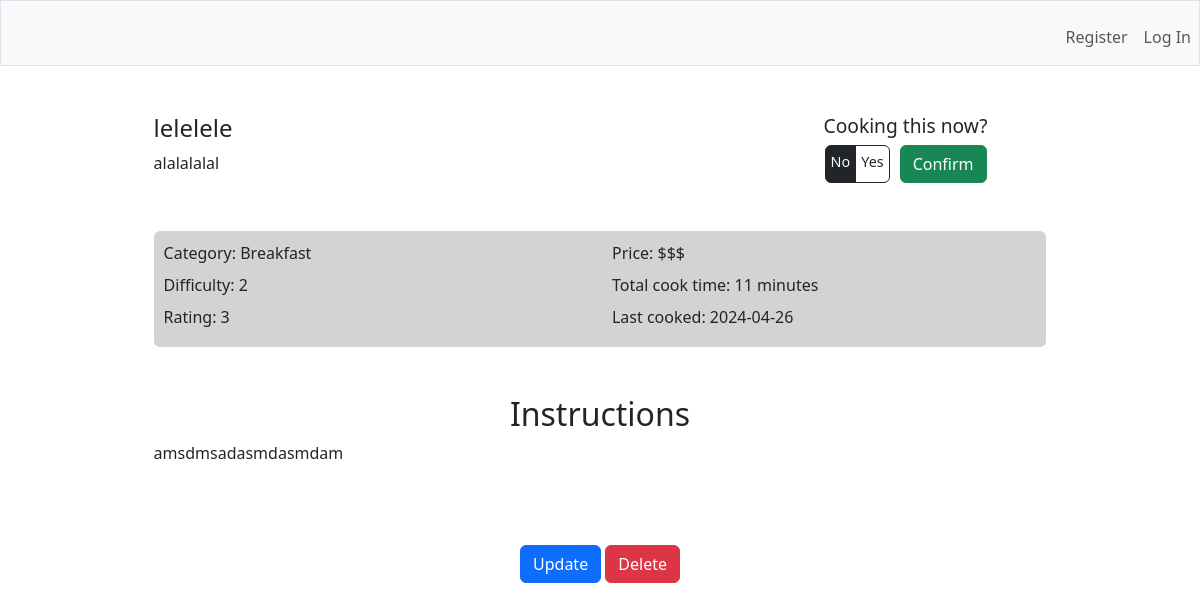
/recipe/10, run on an earlier commit of the app's database.
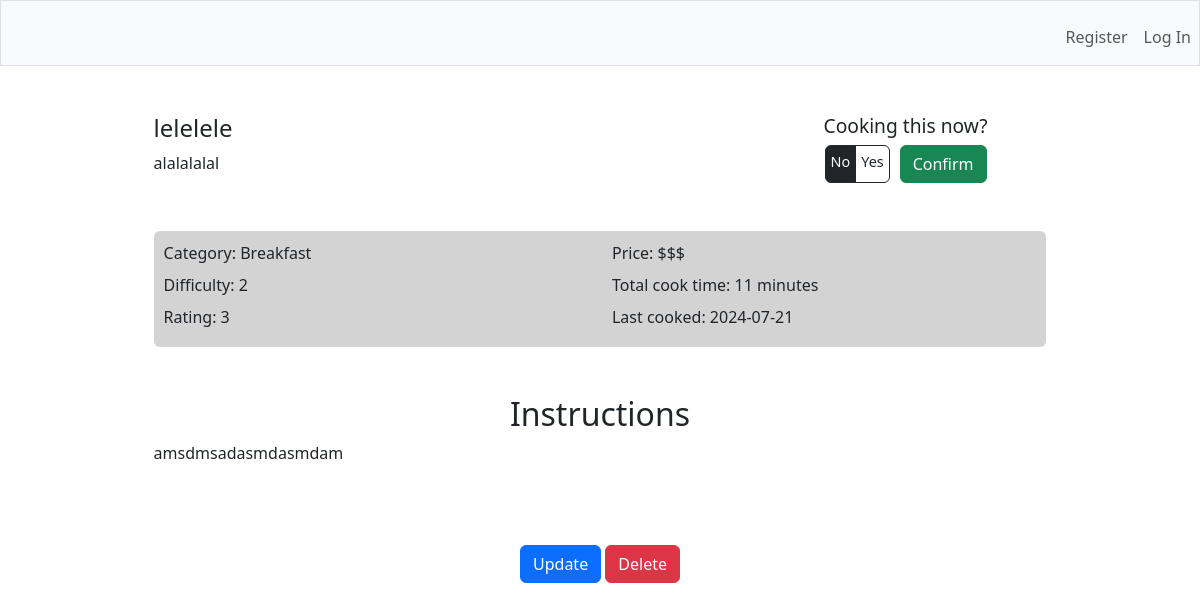
And on a later commit of the database.
### tables this page shows
CREATE TABLE recipes (
        id INTEGER PRIMARY KEY AUTOINCREMENT,
        user_id INTEGER,
        name TEXT NOT NULL,
        description TEXT,
        total_time INTEGER,
        category TEXT,
        instructions TEXT,
        difficulty INTEGER,
        rating INTEGER,
        price TEXT,
        last_cooked DATE,
        FOREIGN KEY(user_id) REFERENCES users(id)
    );

### app.py (the view)
@app.route('/recipe/<int:id>')
def recipe(id):
    row = g.c.execute('SELECT * FROM recipes WHERE id = ?', (id,)).fetchone()
    return render_template('recipe.html', row=row)

### app.py (called while the page is built)
@app.before_request
def before_request():
    g.db = sqlite3.connect('database.db')
    g.c = g.db.cursor()

@app.teardown_request
def teardown_request(exception):
    db = getattr(g, 'db', None)
    if db is not None:
        db.close()

@app.after_request
def after_request(response):
    response.headers['Cache-Control'] = 'no-cache, no-store, must-revalidate'
    response.headers['Pragma'] = 'no-cache'
    response.headers['Expires'] = '0'
    return response

### templates/recipe.html (shortened to what this page needs)
{% extends "layout.html" %} {% block title %} Recipe Details: {% endblock %} {%
block main %}
<div class="recipe_wrap">
  <div class="row header">
    <div class="col-md-8">
      <h1>{{ row[2] }}</h1>
      <p>{{ row[3] }}</p>
    </div>
    <div class="col-md-4">
      <div class="cooking_now">
        <h3 class="d-flex justify-content-center">Cooking this now?</h3>
        <form
          action="/cooking_now/{{row[0]}}"
          method="get"
          class="d-flex justify-content-center"
        >
          <div class="btn-group" role="group">
            <label class="cooking_choice btn btn-outline-dark" for="no"
              >No</label
            >
            <label class="cooking_choice btn btn-outline-dark" for="yes"
              >Yes</label
            >
          </div>
          <button class="cooking_button btn btn-success" type="submit">
            Confirm
          </button>
        </form>
      </div>
    </div>
  </div>
  <div class="details rounded">
    <div class="row">
      <div class="col-md-6">
        <p>Category: {{ row[5] }}</p>
        <p>Difficulty: {{ row[7] }}</p>
        <p>Rating: {{ row[8] }}</p>
      </div>
      <div class="col-md-6">
        <p>Price: {{ row[9] }}</p>
        <p>Total cook time: {{ row[4] }} minutes</p>
        <p>Last cooked: {{ row[10] }}</p>
      </div>
    </div>
  </div>
  <div class="instruction">
    <h2>Instructions</h2>
    <p>{{ row[6] }}</p>
  </div>
  <div class="actions d-flex justify-content-center">
    <div>
      <a href="{{ url_for('update', id=row[0]) }}" class="btn btn-primary"
        >Update</a
      >
      <a href="{{ url_for('delete', id=row[0]) }}" class="btn btn-danger"
        >Delete</a
      >
    </div>
  </div>
</div>
{% endblock %}

### templates/layout.html (shortened to what this page needs)
<!DOCTYPE html>
<html lang="en">
  <head>
    <link
      href="https://cdn.jsdelivr.net/npm/bootstrap@5.3.2/dist/css/bootstrap.min.css"
      rel="stylesheet"
    />
    <link href="/static/styles.css" rel="stylesheet" />
  </head>
  <body>
    <nav class="bg-light border navbar navbar-expand-md navbar-light">
          {% if session["user_id"] %}
          <ul class="navbar-nav me-auto mt-2">
            <li class="nav-item">
              <a class="nav-link" href="/">MyMealGuide</a>
            </li>
            <li class="nav-item"><a class="nav-link" href="/add">Add Recipe</a></li>
            <li class="nav-item">
              <a class="nav-link" href="/history">History</a>
            </li>
          </ul>
          <ul class="navbar-nav ms-auto mt-2">
            <li class="nav-item">
              <a href="/profile/{{session['user_id']}}" class="nav-link">Profile</a>
            </li>
            <li class="nav-item">
              <a class="nav-link" href="/logout">Log Out</a>
            </li>
          </ul>
          {% else %}
          <ul class="navbar-nav ms-auto mt-2">
            <li class="nav-item">
              <a class="nav-link" href="/register">Register</a>
            </li>
            <li class="nav-item">
              <a class="nav-link" href="/login">Log In</a>
            </li>
          </ul>
          {% endif %}
    </nav>
    <main class="container py-5 text-center">
      {% block main %}{% endblock %}
    </main>
  </body>
</html>

### static/styles.css (style rules this page uses)
p { margin-bottom: 0.5rem; }
a { text-decoration: none; color: #333; }
.recipe_wrap { text-align: start; width: 80%; margin: 0 auto; }
.header { margin-bottom: 3rem; }
.header h1 { font-size: 1.5rem; }
.details { background-color: #d3d3d3; padding: 10px; }
.instruction { margin: 3rem 0 5rem 0; }
.instruction h2 { text-align: center; }
.cooking_now h3 { font-size: 1.2rem; }
.cooking_choice { font-size: 0.9rem; padding: 5px; }
.cooking_button { margin-left: 10px; }

What changed in the data, as far as the page shows it:
changed recipes "lelelele": last_cooked "2024-04-26" → "2024-07-21"
